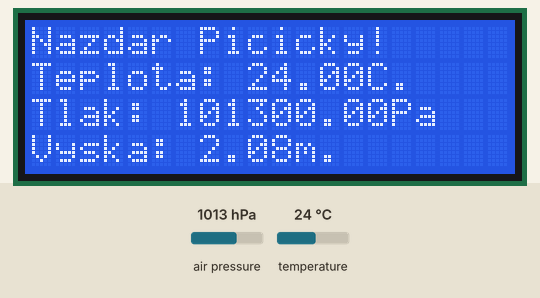
This sketch was run on a simulated Arduino Uno, built with avr-gcc and run on an emulated ATmega328P. Parts: 20×4 character LCD. Inputs (shaded band) come from the test bench; at power-on: air pressure 1013 hPa, temperature 24 °C.

Above: at 1.2 s.
1.3 s: air pressure set to 952 hPa
At 3.4 s:
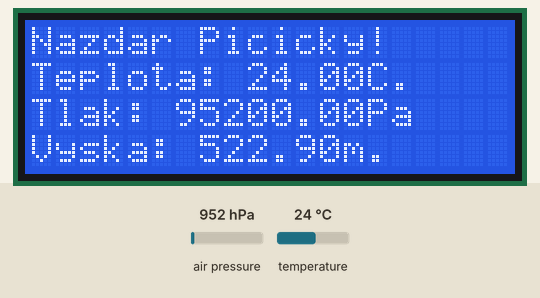
3.7 s: temperature set to 12 °C
At 5.6 s:
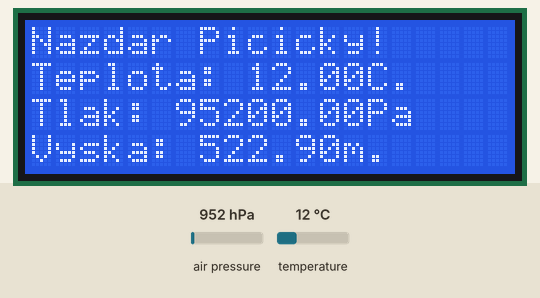
5.9 s: air pressure set to 975 hPa
At 7.7 s:
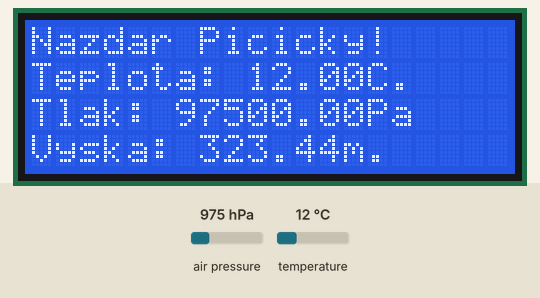
8.0 s: temperature set to 19 °C
Timing chart, 0 to 11.0 s (numbered marks = the images above; inputs shaded):
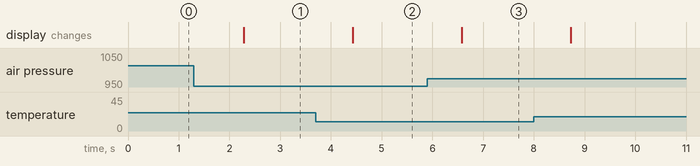

The sketch:

main.ino
```cpp
#include <Wire.h>
#include <LiquidCrystal_I2C.h>
#include <Adafruit_BMP280.h>

#define BMP280_ADRESA (0x76)
#define BMP_SCK  (13)
#define BMP_MISO (12)
#define BMP_MOSI (11)
#define BMP_CS   (10)


Adafruit_BMP280 bmp;
//Adafruit_BMP280 bmp(BMP_CS, BMP_MOSI, BMP_MISO,  BMP_SCK);
int korekce = 32;


// The LCD constructor - address shown is 0x27 - may or may not be correct for yours
// Also based on YWRobot LCM1602 IIC V1
LiquidCrystal_I2C lcd(0x27, 2, 1, 0, 4, 5, 6, 7, 3, POSITIVE);

void setup()
{
  Serial.begin(9600);
//I2C
  if (!bmp.begin(BMP280_ADRESA)) {
    Serial.println("BMP280 senzor nenalezen, zkontrolujte zapojeni!");
    while (1);
 }

/*
//SPI
  if (!bmp.begin()) {
    Serial.println("Could not find a valid BMP280 sensor, check wiring!");
    while (1);
  }

  /* Default settings from datasheet. */

 //bmp.setSampling(Adafruit_BMP280::MODE_NORMAL,     /* Operating Mode. */
 //                 Adafruit_BMP280::SAMPLING_X2,     /* Temp. oversampling */
 //                 Adafruit_BMP280::SAMPLING_X16,    /* Pressure oversampling */
 //                Adafruit_BMP280::FILTER_X16,      /* Filtering. */
 //                Adafruit_BMP280::STANDBY_MS_500); /* Standby time. */


  lcd.begin(20, 4); // sixteen characters across - 2 lines
  lcd.backlight();
  // first character - 1st line
  //lcd.setCursor(0, 0);
  //lcd.print("Nazdar Picicky!");
  // 8th character - 2nd line
  //lcd.setCursor(19, 4);
  //lcd.print("x");
}


void loop()
{
  lcd.clear();
  lcd.setCursor(0, 0);
  lcd.print("Nazdar Picicky!");

  lcd.setCursor(0, 1);
   lcd.print("Teplota: ");
  lcd.print(bmp.readTemperature());
  lcd.println("C.");

  lcd.setCursor(0, 2);
  lcd.print("Tlak: ");
  lcd.print(bmp.readPressure());
  lcd.println("Pa");

  lcd.setCursor(0, 3);
  lcd.print("Vyska: ");
  lcd.print(bmp.readAltitude());
  lcd.println("m.");
  delay(1000);

}
```

Measured:
- after the input at 1.3 s, the display: changes after 0.98 s (image 1)
- after the input at 3.7 s, the display: changes after 0.73 s (image 2)
- after the input at 5.9 s, the display: changes after 0.68 s (image 3)
